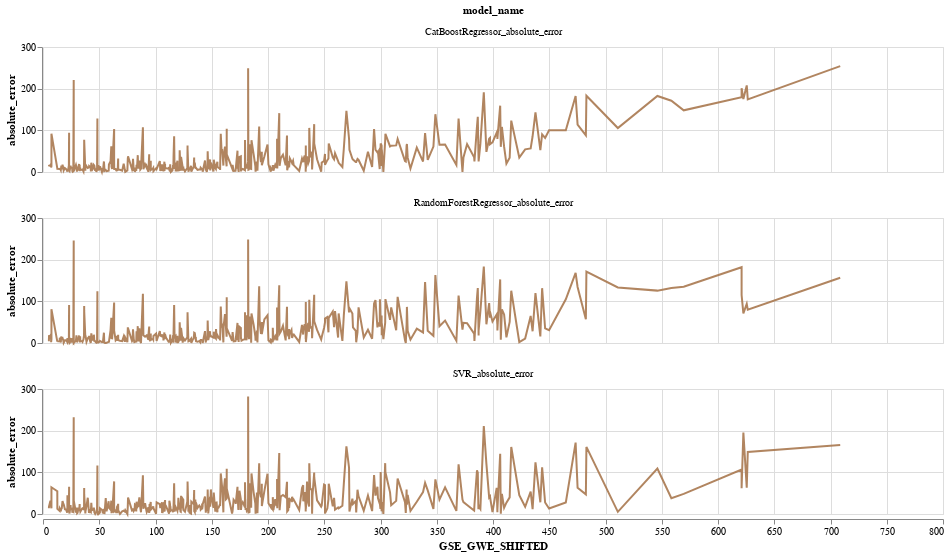

The notebook cell this image was saved under:
### Markdown cell above
### Mean absolute error by target (Groundwater depth value)

### Code cell
model_name_list = [
    "CatBoostRegressor_absolute_error",
    "SVR_absolute_error",
    "RandomForestRegressor_absolute_error",
]
chart_model_error_by_depth(error_df, model_name_list)

### Figure 1 — Vega-Lite specification as saved in the notebook (floating-point values rounded to 4 significant figures; data arrays with more than 128 entries replaced by an {"elided": "..."} marker saying what was removed)
{"config": {"view": {"continuousWidth": 400, "continuousHeight": 300}}, "data": {"name": "data-91b4d1b854a1b533176e695e76790039"}, "facet": {"field": "model_name", "type": "nominal"}, "spec": {"mark": {"type": "line", "color": "#A9784F", "opacity": 0.9}, "encoding": {"tooltip": [{"field": "model_name", "type": "nominal"}, {"field": "absolute_error", "type": "quantitative"}, {"field": "TOWNSHIP_RANGE", "type": "nominal"}], "x": {"field": "GSE_GWE_SHIFTED", "type": "quantitative"}, "y": {"field": "absolute_error", "type": "quantitative"}}, "height": 125, "title": "Error distribution by model", "width": 900}, "columns": 1, "$schema": "https://vega.github.io/schema/vega-lite/v4.17.0.json", "datasets": {"data-91b4d1b854a1b533176e695e76790039": {"elided": "1434 records"}}}
